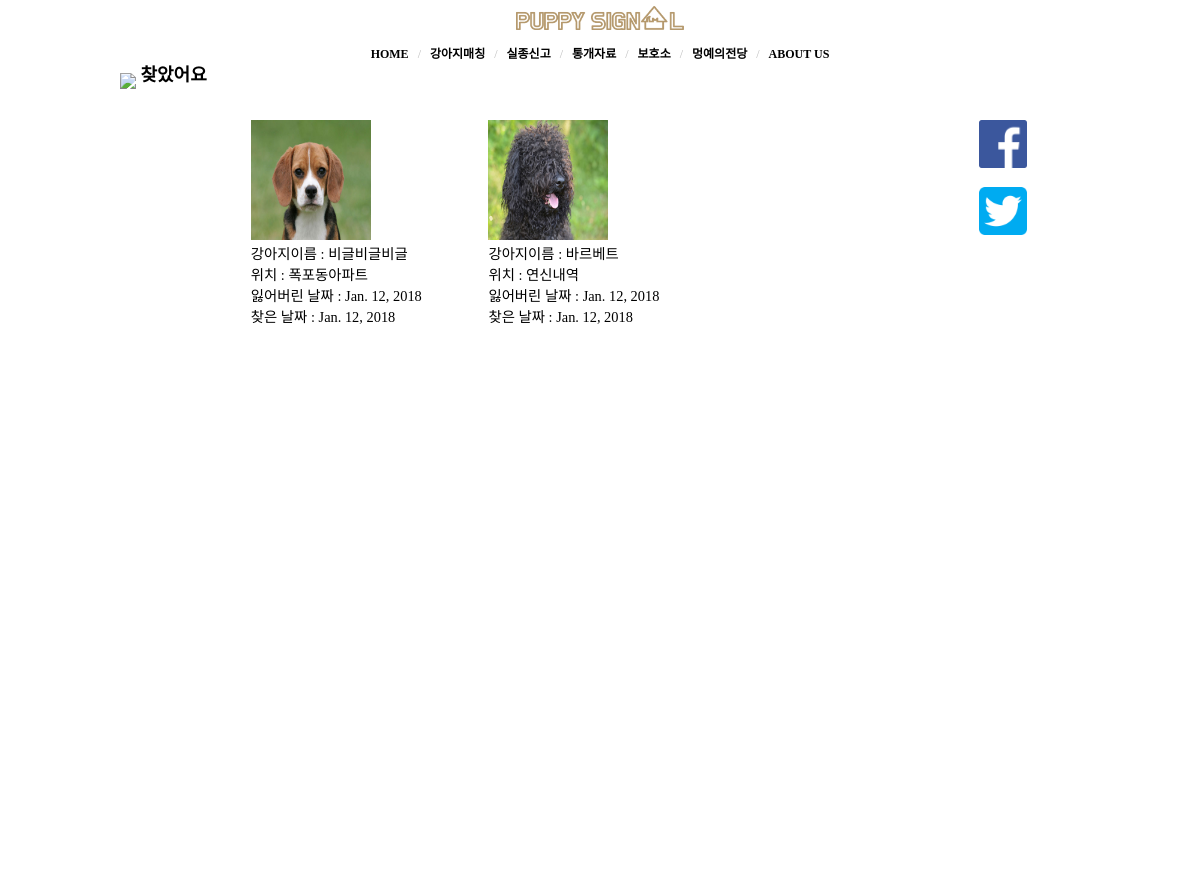
Before: /complete_dog/ with the older database file.
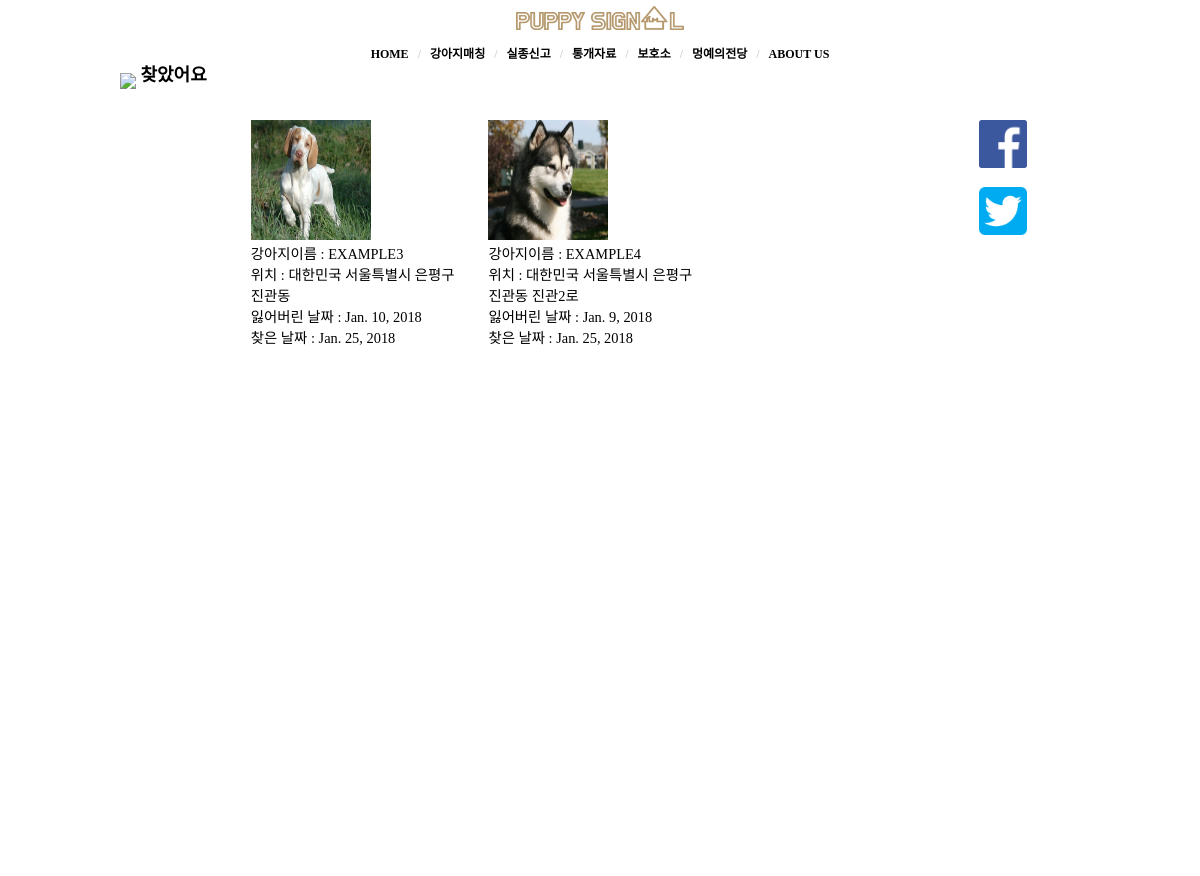
After: the same page with the newer database file.
### dogapp/models.py (models this page shows, shortened)
class CompleteMarker(models.Model) :
	location_name = models.CharField(max_length=200)
	dog_name = models.CharField(max_length=40, default='unknown')
	img_src = models.CharField(max_length=400, default='../../media/dog.png')
	created_at = models.DateField(default=timezone.now)
	losted_at = models.DateField(default=timezone.now)
	feature = models.CharField(max_length=1000, default='')
	phone = models.CharField(max_length=20, default='000-0000-000')
	reward = models.CharField(max_length=20, default='0000')
	completed_at = models.DateField(default=timezone.now)
	x = models.FloatField(default=0.0)
	y = models.FloatField(default=0.0)
	psw = models.CharField(max_length=15, default='0000')

### dogapp/views.py (the view)
# urls.py: url(r'^complete_dog/', views.CompleteDogView),
def CompleteDogView(request) :
	dogs = CompleteMarker.objects.all()
	context = {'dogs' : dogs}
	return render(request, './complete_dog.html', context)

### dogapp/templates/complete_dog.html (shortened to what this page needs)
<!DOCTYPE html>
<html>
<head>
</head>
<body>
	<div class='top'>
      <div class='top_logo'>
        <img class='top_logo_img' src="../../static/img/logo_txt_color.png">
      </div>
      <div class='top_nav'>
        <a href="../"><span class="menu" id="w"> HOME </span></a>
        <span class='menu_slash'> / </span>
        <a href="../matching"><span class="menu" id="tmp"> 강아지매칭 </span></a>
        <span class='menu_slash'> / </span>
        <a href="../notice"><span class="menu" id="h"> 실종신고 </span></a>
        <span class='menu_slash'> / </span>
        <a href="../stats"><span class="menu" id="h"> 통개자료 </span></a>
        <span class='menu_slash'> / </span>
        <a href="../shelter"><span class="menu" id="h"> 보호소 </span></a>
        <span class='menu_slash'> / </span>
        <a href="../donator"><span class="menu" id="h"> 멍예의전당 </span></a>
        <span class='menu_slash'> / </span>
        <a href="../about_us"><span class="menu"> ABOUT US </span></a>
      </div>
  </div>
	<div class="top_title">
		<div class="logo_img_div">
			<p style="font-size: 1.5vw; font-weight: 900;">
			<img src="../../static/img/logo_img_color.png" align="middle" style="width: 5vw; height: auto;">
			 찾았어요
			</p>
		</div>
	</div>
	<div class="side_bar">
		<div class="side_bar_content">
			<div class="sharing_icon">
        <a href="javascript:sharefacebook('http://puppysignal.com/complete_dog/')">
				<img class='contact_sns_icon' src="../../static/img/facebook_img2.png" align="middle"></a>
			</div>
			<div class="sharing_icon">
        <a href="javascript:sharetwitter('http://puppysignal.com/complete_dog/')">
				<img class='contact_sns_icon' src="../../static/img/twitter_img2.png" align="middle"></a>
			</div>
		</div>
	</div>
	<div class="middle">
    {% for dog in dogs%}
      <div class="" style="width: 30%; margin-left: 1.5%; margin-right: 1.5%; float: left;">
        <div class="">
          <img class="complete_dog_img" src="{{dog.img_src}}" style="">
        </div>
        <div class="complete_dog_content">
          강아지이름 : {{dog.dog_name}}<br>
          위치 : {{dog.location_name}}<br>
          잃어버린 날짜 : {{dog.losted_at}}<br>
          찾은 날짜 : {{dog.completed_at}}
        </div>
      </div>
    {% endfor %}
	</div>
</body>
</html>

### dogapp/templates/complete_dog.html (style rules this page uses)
* { font-family: 'Hanna', serif; }
body, html { width: 100%; }
html { font-size: 62.5%; }
* { margin: 0; }
@media (min-width:750px) { * { margin: 0; } }
@media (min-width:750px) { .top { width: 100%; position: fixed; z-index: 3; top : 0; height: 5vw; background-color: white; } }
@media (min-width:750px) { .top_logo { position: relative; margin-top: 0.5vw; margin-left: 50%; -webkit-transform: translate(-50%, 0%); -ms-transform: translate(-50%, 0%); -moz-transform: translate(-50%, 0%); -o-transform: translate(-50%, 0%); transform: translate(-50%, 0%); width: 30%; text-align: center; font-weight: 900; } }
@media (min-width:750px) { .top_nav { position: relative; width: 50%; margin-left: 50%; -webkit-transform: translate(-50%, 0%); -ms-transform: translate(-50%, 0%); -moz-transform: translate(-50%, 0%); -o-transform: translate(-50%, 0%); transform: translate(-50%, 0%); text-align: center; margin-top: 1%; } }
@media (min-width:750px) { .menu { margin-left: 0.5vw; margin-right: 0.5vw; color: black; font-size: 1vw; font-weight: 900; } }
@media (min-width:750px) { .top_logo_img { width: 14vw; height: 2vw; margin: 0; } }
@media (min-width:750px) { .menu_slash { color: #BDBDBD; font-size: 1vw; } }
@media (min-width:750px) { .top_nav a { text-decoration: none; } }
@media (min-width:750px) { .top_title { width: 100%; background-color: white; height: 5vw; } }
@media (min-width:750px) { .logo_img_div { width: 80%; height: 100%; background-color: white; margin: auto; margin-top: 5%; } }
@media (min-width:750px) { html { font-size: 62.5%; } }
@media (min-width:750px) { .middle { width: 60%; height: 63vw; margin: auto; background-color: white; } }
@media (min-width:750px) { .complete_dog_img { width: 10vw; height: 10vw; } }
@media (min-width:750px) { .complete_dog_content { font-size: 1.2vw; } }
@media (min-width:750px) { .side_bar { width: 20%; position: fixed; right: 0; height: 50%; background-color: white; } }
@media (min-width:750px) { .side_bar_content { width: 20%; position: relative; background-color: white; height: 100%; } }
@media (min-width:750px) { .sharing_icon { width: 100%; margin-bottom: 40%; margin-left: 40%; } }
@media (min-width:750px) { .contact_sns_icon { width: 100%; } }

Changed rows visible on the page:
removed CompleteMarker: img_src (picture), dog_name "비글비글비글", location_name "폭포동아파트", losted_at "Jan. 12, 2018", completed_at "Jan. 12, 2018"
removed CompleteMarker: img_src (picture), dog_name "바르베트", location_name "연신내역", losted_at "Jan. 12, 2018", completed_at "Jan. 12, 2018"
added CompleteMarker: img_src (picture), dog_name "EXAMPLE3", location_name "대한민국 서울특별시 은평구 진관동", losted_at "Jan. 10, 2018", completed_at "Jan. 25, 2018"
added CompleteMarker: img_src (picture), dog_name "EXAMPLE4", location_name "대한민국 서울특별시 은평구 진관동 진관2로", losted_at "Jan. 9, 2018", completed_at "Jan. 25, 2018"
